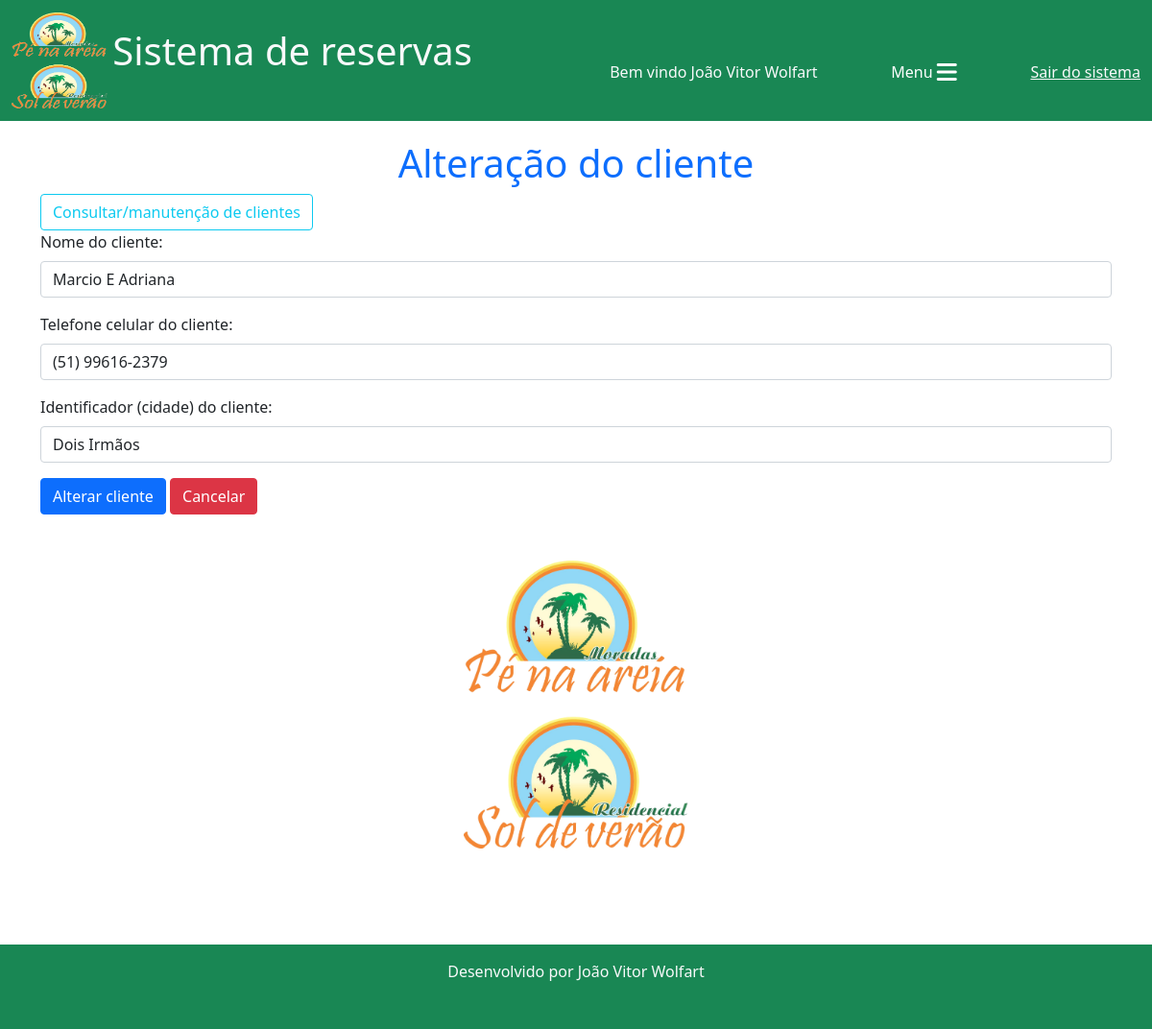
Before: /reservas/alterar_cliente/4 (signed in) with the older database file.
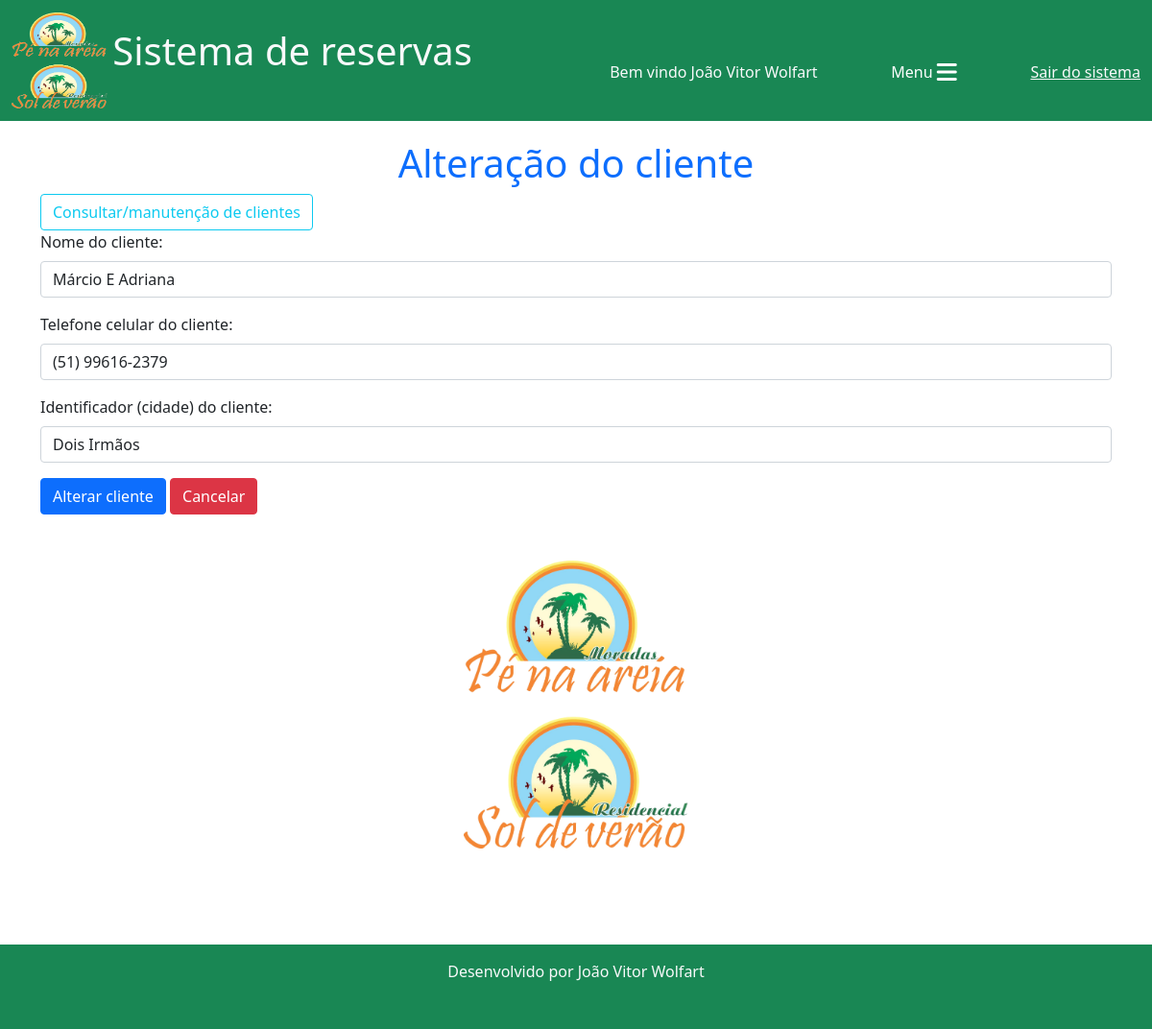
After: the same page with the newer database file.
### reservas/models.py (models this page shows, shortened)
class Cliente(models.Model):
    nome = models.CharField(max_length=30)
    telefone = models.CharField(max_length=20, blank=True,)
    obs = models.CharField(max_length=100)
    dados_adicionais = models.BooleanField(default=False)

### reservas/views.py (the view, shortened to what this page needs)
# urls.py: path('alterar_cliente/<int:id>', views.alterar_cliente, name="alterar_cliente"),
@login_required(login_url="login")
def alterar_cliente(request, id):
    cliente = Cliente.objects.get(id=id)
    if request.method != "POST":
        return render(request, "alterar_cliente.html", {"cliente": cliente})

### reservas/templates/alterar_cliente.html (shortened to what this page needs)
{% extends 'base.html'%}
{% load static %}
{% block 'conteudo'%}
<h1 style="padding-top: 20px;" class="text-center text-primary">Alteração do cliente</h1>
<a href="{% url 'manut_cliente' %}" class="btn btn-outline-info">Consultar/manutenção de clientes</a>
<div class="col-12">
    <form method="post" action="{% url 'alterar_cliente' cliente.id%}" enctype="multipart/form-data">
      <div class="mb-3">
        <label class="form-label">Nome do cliente: </label>
        <input type="text" class="form-control" name="nome" placeholder="Nome do cliente" value="{{cliente.nome}}">
      </div>
      <div class="mb-3">
        <label class="form-label">Telefone celular do cliente: </label>
        <input type="text" class="form-control" placeholder="Celular" id="celular" name="celular" value="{{cliente.telefone}}">
      </div>
      <div class="mb-3">
        <label class="form-label">Identificador (cidade) do cliente: </label>
        <input type="text" class="form-control" name="obs" placeholder="Cidade do cliente" value="{{cliente.obs}}">
      </div>
      <button type="submit" class="btn btn-primary">Alterar cliente</button>
      <a href="{% url 'manut_cliente' %}" class="btn btn-danger">Cancelar</a>
    </form>
    <div class="row">
        <div style="height: 400px; text-align: center;">
          <img src="{% static 'img/logo1.png'%}" alt="" class="image-fluid mt-5" style="height: 300px; margin: 0 auto;">
        </div>
    </div>
</div>
{% endblock %}

Changed rows visible on the page:
changed Cliente "Dois Irmãos": nome "Marcio E Adriana" → "Márcio E Adriana"
